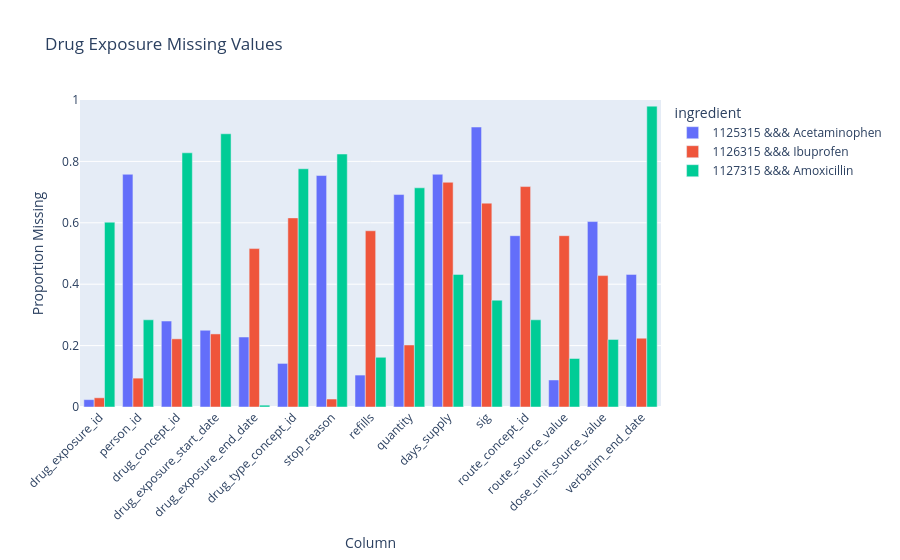

Notebook code for this chart:
### Code cell
# Plot mock missing values (3 ingredients side by side)
fig_mock_missing = plot_drug_diagnostics(mock_sr, check="missing")
fig_mock_missing.show()

### Figure 1 — Plotly figure (JSON) as saved in the notebook; plotly's stock layout.template omitted (floating-point values rounded to 4 significant figures)
{"data": [{"alignmentgroup": "True", "hovertemplate": "ingredient=1125315 &&& Acetaminophen<br>Column=%{x}<br>Proportion Missing=%{y}<extra></extra>", "legendgroup": "1125315 &&& Acetaminophen", "marker": {"color": "#636efa", "pattern": {"shape": ""}}, "name": "1125315 &&& Acetaminophen", "offsetgroup": "1125315 &&& Acetaminophen", "orientation": "v", "showlegend": true, "textposition": "auto", "type": "bar", "x": ["drug_exposure_id", "person_id", "drug_concept_id", "drug_exposure_start_date", "drug_exposure_end_date", "drug_type_concept_id", "stop_reason", "refills", "quantity", "days_supply", "sig", "route_concept_id", "route_source_value", "dose_unit_source_value", "verbatim_end_date"], "xaxis": "x", "y": [0.024, 0.758, 0.28, 0.25, 0.228, 0.142, 0.754, 0.104, 0.692, 0.758, 0.912, 0.558, 0.088, 0.604, 0.432], "yaxis": "y"}, {"alignmentgroup": "True", "hovertemplate": "ingredient=1126315 &&& Ibuprofen<br>Column=%{x}<br>Proportion Missing=%{y}<extra></extra>", "legendgroup": "1126315 &&& Ibuprofen", "marker": {"color": "#EF553B", "pattern": {"shape": ""}}, "name": "1126315 &&& Ibuprofen", "offsetgroup": "1126315 &&& Ibuprofen", "orientation": "v", "showlegend": true, "textposition": "auto", "type": "bar", "x": ["drug_exposure_id", "person_id", "drug_concept_id", "drug_exposure_start_date", "drug_exposure_end_date", "drug_type_concept_id", "stop_reason", "refills", "quantity", "days_supply", "sig", "route_concept_id", "route_source_value", "dose_unit_source_value", "verbatim_end_date"], "xaxis": "x", "y": [0.03, 0.094, 0.222, 0.238, 0.516, 0.616, 0.026, 0.574, 0.202, 0.732, 0.664, 0.718, 0.558, 0.428, 0.224], "yaxis": "y"}, {"alignmentgroup": "True", "hovertemplate": "ingredient=1127315 &&& Amoxicillin<br>Column=%{x}<br>Proportion Missing=%{y}<extra></extra>", "legendgroup": "1127315 &&& Amoxicillin", "marker": {"color": "#00cc96", "pattern": {"shape": ""}}, "name": "1127315 &&& Amoxicillin", "offsetgroup": "1127315 &&& Amoxicillin", "orientation": "v", "showlegend": true, "textposition": "auto", "type": "bar", "x": ["drug_exposure_id", "person_id", "drug_concept_id", "drug_exposure_start_date", "drug_exposure_end_date", "drug_type_concept_id", "stop_reason", "refills", "quantity", "days_supply", "sig", "route_concept_id", "route_source_value", "dose_unit_source_value", "verbatim_end_date"], "xaxis": "x", "y": [0.602, 0.284, 0.828, 0.89, 0.006, 0.776, 0.824, 0.162, 0.714, 0.432, 0.348, 0.284, 0.158, 0.22, 0.98], "yaxis": "y"}], "layout": {"barmode": "group", "legend": {"title": {"text": "ingredient"}, "tracegroupgap": 0}, "title": {"text": "Drug Exposure Missing Values"}, "xaxis": {"anchor": "y", "domain": [0.0, 1.0], "tickangle": -45, "title": {"text": "Column"}}, "yaxis": {"anchor": "x", "domain": [0.0, 1.0], "range": [0, 1], "title": {"text": "Proportion Missing"}}}}
